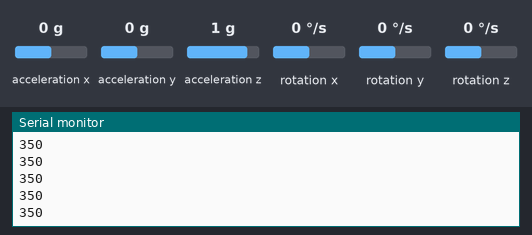
The sketch below on a simulated Arduino Uno, built with avr-gcc and run on an emulated ATmega328P. Shown: the last lines printed to the serial monitor. Inputs (shaded band) come from the test bench; at power-on: acceleration x 0 g, acceleration y 0 g, acceleration z 1 g, rotation x 0 °/s, rotation y 0 °/s, rotation z 0 °/s. No radio packets arrive unless stated.

Above: at 1.2 s.
1.3 s: acceleration x set to -1.4 g
At 1.8 s:
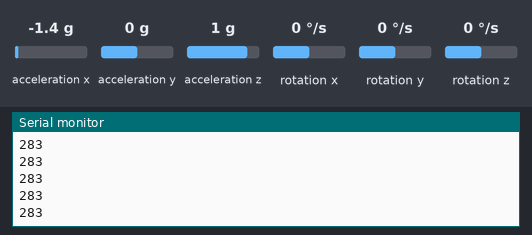
2.8 s: acceleration x set to -0.8 g
At 3.6 s:
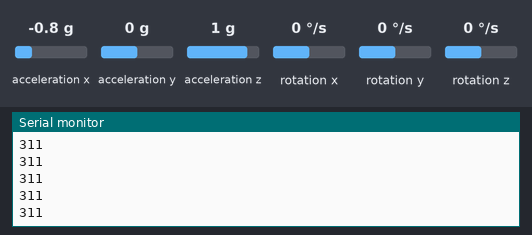
Timing chart, 0 to 5.8 s (numbered marks = the images above; inputs shaded):
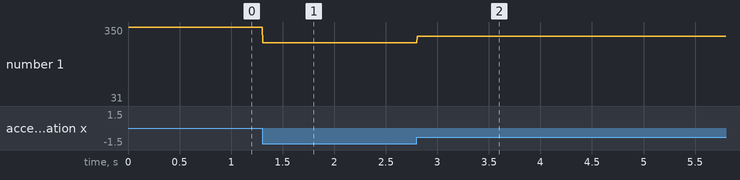

Measured:
- after the input at 1.3 s, the serial monitor: prints a new line at once (image 1)
- after the input at 2.8 s, the serial monitor: prints a new line at once (image 2)
- plotted number 1: 350 → 283 after the input at 1.3 s, 283 → 31 after the input at 2.8 s

The sketch:

kol_kod.ino
```cpp
#include <RF24.h>
#include <RF24_config.h>
#include <nRF24L01.h>
#include <SPI.h>
#include <Wire.h>
#include <I2Cdev.h>
#include <MPU6050.h>

// Gyro ve Accelerometer'a erişmek ve onu hareket ettirmek için nesneyi tanımlayın (Gyro verilerini kullanmıyoruz)
MPU6050 mpu;
int16_t ax, ay, az;
int16_t gx, gy, gz;

// Yön için paket tanımla (X ekseni ve Y ekseni)
int data[2];

// RF24 kütüphanesinden nesne tanımlama - 9 ve 10, CE ve CSN sinyallerinin bağlı olduğu dijital pin numaralarıdır.
RF24 radio(9,10);

// İletişim için bir boru adresi oluşturun
const uint64_t pipe = 0xE8E8F0F0E1LL;

void setup(void){
  Serial.begin(9600);

  Wire.begin();
  mpu.initialize();              // MPU nesnesini başlat
  radio.begin();                 // nRF24 iletişimini başlat
  radio.openWritingPipe(pipe); // Programın veri göndereceği alıcının adresini ayarlar.
}

void loop(void){

// Bu fonksiyon ile eksenlerin ivmelenme ve gyro değerleri alınır.
  // Otomobil eksenini farklı bir şekilde kontrol etmek istiyorsanız, eksen komutunu harita komutundan değiştirebilirsiniz.
  mpu.getMotion6(&ax, &ay, &az, &gx, &gy, &gz);

// İki yönlü kontrolde, MPU6050'nin X ekseni (veri [0]) robotun ileri ve geri hareket etmesini sağlar.
  // Y ekseni (veri [0]) robotun sağa ve sola dönmesini sağlar.
  data[0] = map(ax, -17000, 17000, 300, 400 ); // X ekseni verilerini gönder
  data[1] = map(ay, -17000, 17000, 100, 200); // Y ekseni verilerini gönder
  Serial.println(data[0]);
  radio.write(data, sizeof(data));
}
```
